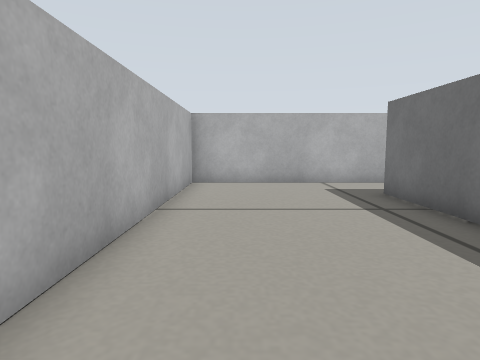
View 1 (above)

19 first-person views from a walk through a Gazebo world. The camera is 0.26 m above the floor, tilts 6° down and sees 75° across. The floor is counted in squares, 0.2 m on a side. Each view is taken from the middle of a square. On the plan, view 1 faces up. The plan holds only what a view shows up to about 14 squares ahead; the rest is blank.

View 2
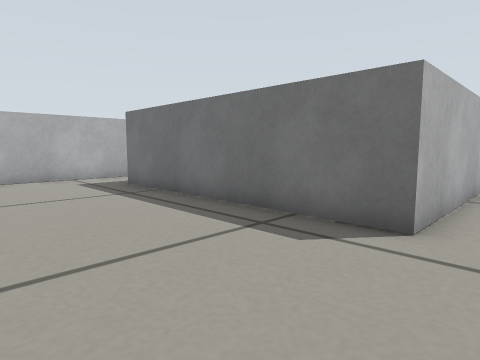

View 3
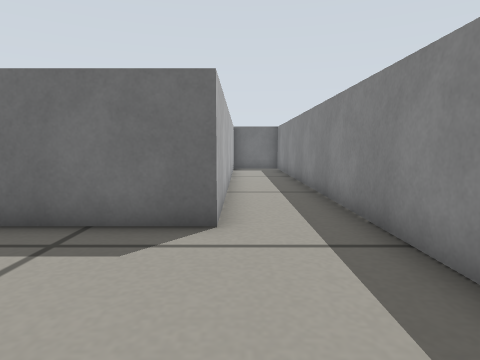

View 4
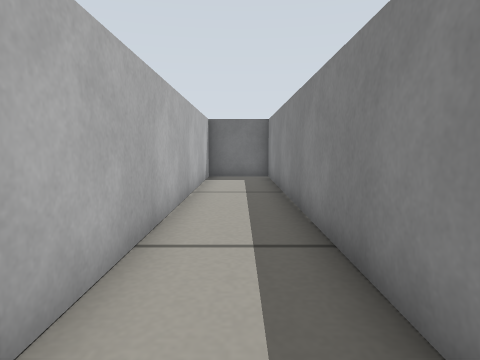

View 5
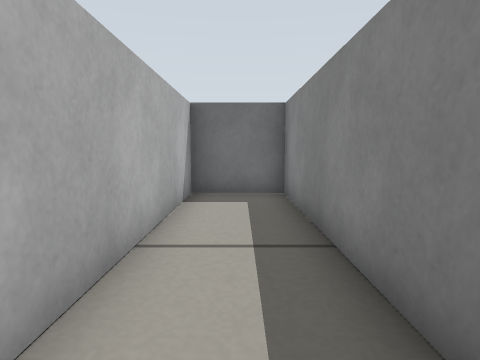

View 6
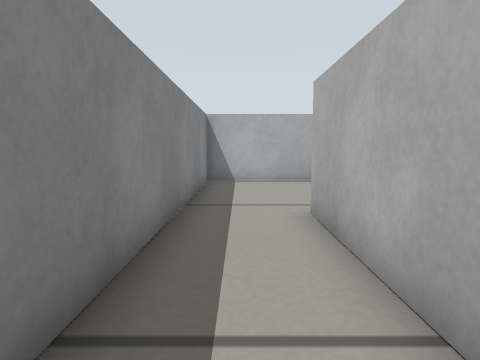

View 7
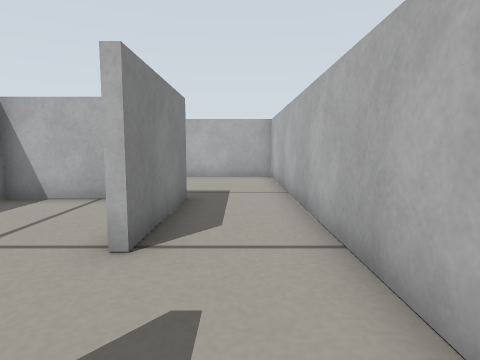

View 8
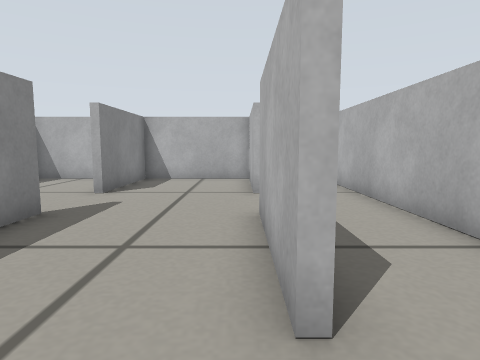

View 9
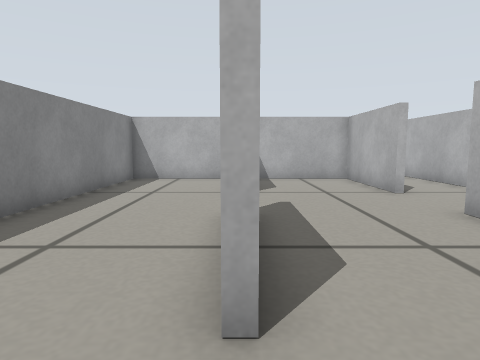

View 10
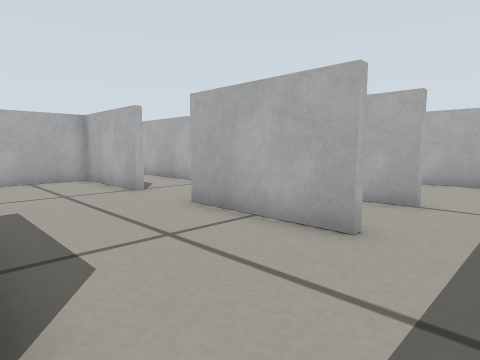

View 11
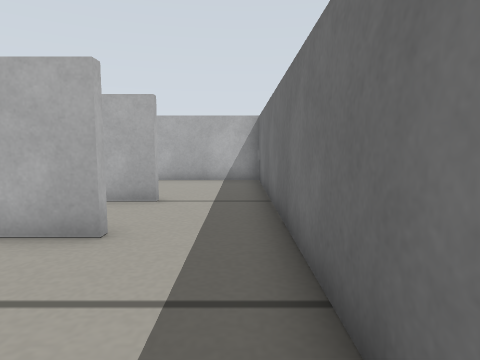

View 12
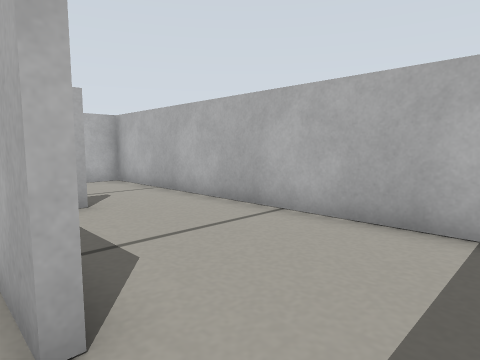

View 13
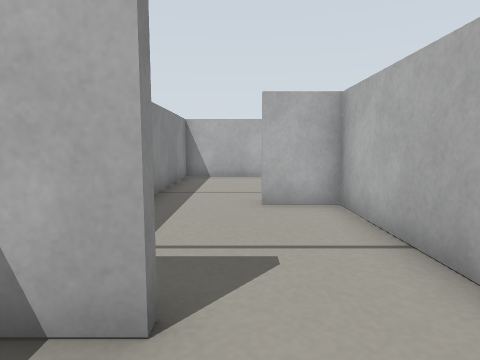

View 14
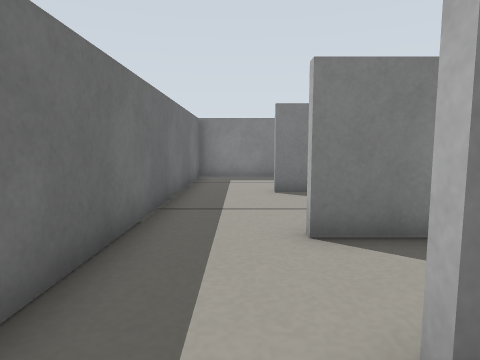

View 15
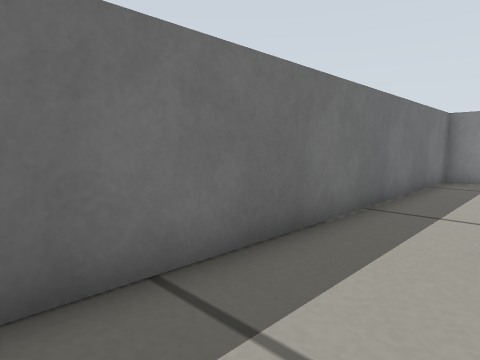

View 16
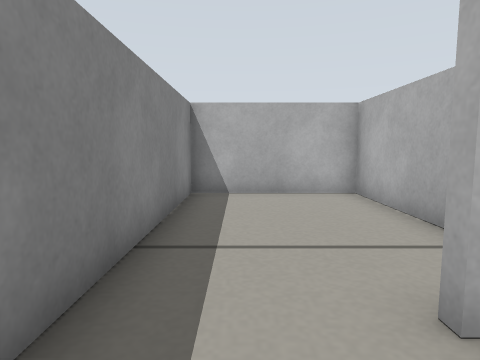

View 17
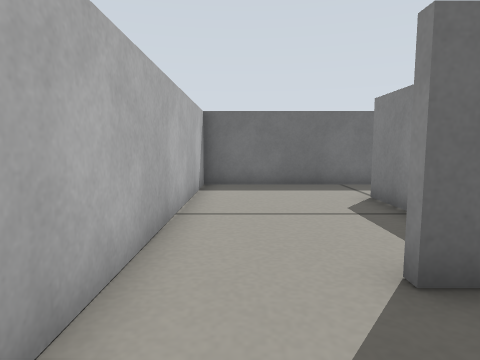

View 18
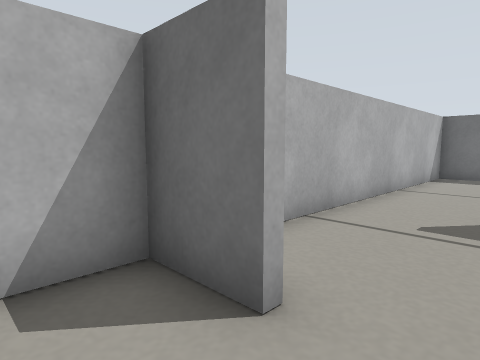

View 19
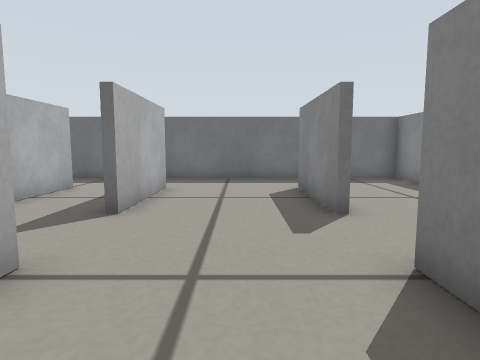

### Floor plan
Ten units are one square. View 1 is at (0, 0); x grows to the right and y downward. Boxes are objects, and circles mark ways between rooms. Rooms are numbered by the first view taken in them; rooms with no view inside come last. Other rooms are left out.
<svg viewBox="-22 -168 204 206">
<path fill="none" stroke="#000" d="M94 -114 -17 -114 -17 33 177 33 177 6 40 6 40 -86 82 -86M110 -41 150 -41M132 -86 150 -86M151 -84 110 -84M84 -84 43 -84 43 -41 82 -41M151 -114 94 -114M145 4 177 4 177 -116M43 -33 43 4 115 4M100 -135 100 -124M97 -128 97 -134M48 -144 48 -163 -17 -163 -17 -116 54 -116M131 -116 150 -116M177 -116 177 -163 50 -163 50 -145"/>
<circle cx="85" cy="-105" r="3" fill="#2a7"/>
<circle cx="160" cy="-120" r="3" fill="#2a7"/>
<text x="30" y="-40">1</text>
<text x="120" y="-60">2</text>
<text x="80" y="-140">3</text>
</svg>
Room 1 opens to room 2. Room 2 opens to room 3.

Where each view was taken, in squares from view 1:
view 1: 0 up, 0 right, facing up
view 2: 2 down, 1 left, facing up-right
view 3: 1 down, 1 left, facing right
view 4: 2 down, 4 right, facing right
view 5: 2 down, 9 right, facing right
view 6: 2 down, 10 right, facing left
view 7: 10 up, 12 right, facing left
view 8: 8 up, 17 right, facing left
view 9: 4 up, 17 right, facing left
view 10: 4 up, 17 right, facing up-left
view 11: 4 up, 17 right, facing up
view 12: 11 up, 17 right, facing up-left
view 13: 14 up, 12 right, facing left
view 14: 13 up, 16 right, facing down
view 15: 13 up, 15 right, facing down-right
view 16: 13 up, 7 right, facing left
view 17: 15 up, 7 right, facing right
view 18: 13 up, 3 right, facing up-right
view 19: 6 up, 5 right, facing right
